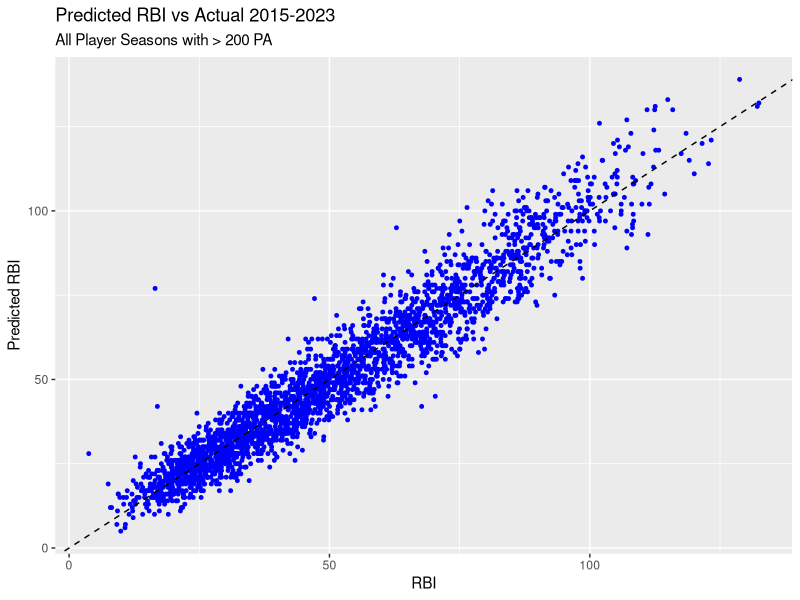

R code for this plot:
## ---- chunk 1
knitr::opts_chunk$set(
	echo = TRUE,
	message = FALSE,
	warning = FALSE
)
## ---- chunk 2
library(tidyverse)
## ---- chunk 3
player_stats = read_csv("data/HR-RBI-AVG-SLG.csv")
ab_runners_on = read_csv("data/ab-w-runnerson.csv")

ab = ab_runners_on %>% 
  select(Season, Name, ABwROB = AB) 

stats = player_stats %>% 
  select(PlayerId, Season, Name, PA:SLG) %>% 
  inner_join(ab, by = c("Season", "Name"))

## ---- chunk 4
#linear model of RBI
m1 = lm(RBI ~ HR + AVG + SLG + ABwROB, data = stats)
summary(m1)
## ---- chunk 5
stats_w_expected = stats %>% 
  cbind(predicted_rbi = m1$fitted.values)

stats_w_expected %>% 
  ggplot(aes(x=predicted_rbi, y=RBI), ) +
  geom_point(color = "blue", size = 1) +
  geom_abline(color = "black", linetype = "dashed", size = 0.5) +
  labs(x = "RBI", y = "Predicted RBI",
       title = "Predicted RBI vs Actual 2015-2023",
       subtitle = "All Player Seasons with > 200 PA")
## ---- chunk 6
#aggregate seasons
rbi_vs_expected = stats_w_expected %>% 
  group_by(Name) %>% 
  summarise(HR = sum(HR), AVG = sum(PA*AVG)/sum(PA), SLG = sum(PA*SLG)/sum(PA),
            ABwROB = first(ABwROB), RBI = sum(RBI), predicted_RBI = round(sum(predicted_rbi), 1)) %>%
  mutate(Difference = RBI - predicted_RBI) %>%
  select(Name:SLG, ABwROB, RBI:Difference) %>% 
  mutate(across(c("AVG", "SLG"), round, 3)) %>%
  arrange(Difference)

knitr::kable(rbi_vs_expected[1:30,])
